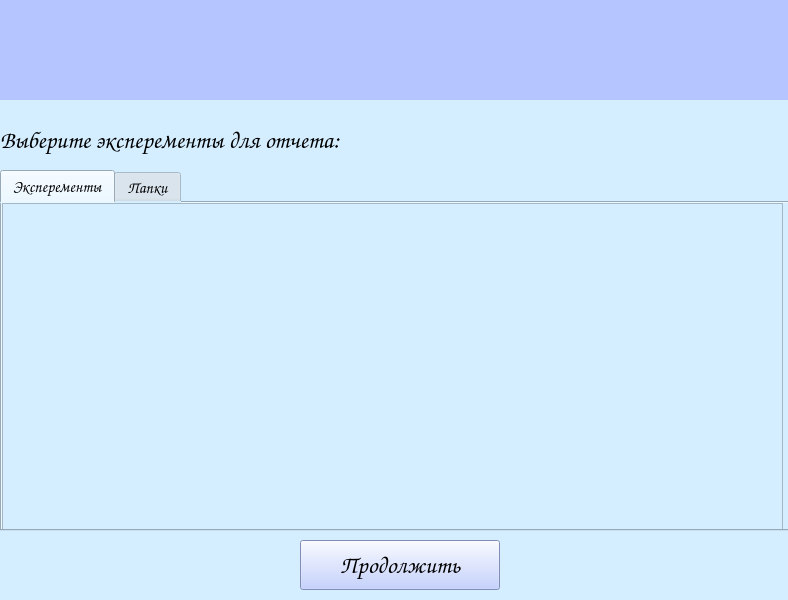
<?xml version="1.0" encoding="UTF-8"?>
<ui version="4.0">
 <class>tableExperimentsAndFoldersWindow</class>
 <widget class="QMainWindow" name="tableExperimentsAndFoldersWindow">
  <property name="windowModality">
   <enum>Qt::NonModal</enum>
  </property>
  <property name="geometry">
   <rect>
    <x>0</x>
    <y>0</y>
    <width>788</width>
    <height>600</height>
   </rect>
  </property>
  <property name="font">
   <font>
    <weight>50</weight>
    <bold>false</bold>
   </font>
  </property>
  <property name="windowTitle">
   <string>Experiment</string>
  </property>
  <property name="styleSheet">
   <string notr="true">background-color: rgb(212, 237, 255);</string>
  </property>
  <widget class="QWidget" name="centralwidget">
   <widget class="QLabel" name="hiLabel">
    <property name="geometry">
     <rect>
      <x>0</x>
      <y>0</y>
      <width>800</width>
      <height>100</height>
     </rect>
    </property>
    <property name="font">
     <font>
      <family>Comic Sans MS</family>
      <pointsize>20</pointsize>
      <weight>75</weight>
      <italic>false</italic>
      <bold>true</bold>
     </font>
    </property>
    <property name="layoutDirection">
     <enum>Qt::LeftToRight</enum>
    </property>
    <property name="autoFillBackground">
     <bool>false</bool>
    </property>
    <property name="styleSheet">
     <string notr="true">background-color: rgb(180, 197, 255);</string>
    </property>
    <property name="text">
     <string/>
    </property>
    <property name="alignment">
     <set>Qt::AlignCenter</set>
    </property>
    <property name="wordWrap">
     <bool>true</bool>
    </property>
   </widget>
   <widget class="QPushButton" name="continueButton">
    <property name="geometry">
     <rect>
      <x>300</x>
      <y>540</y>
      <width>200</width>
      <height>50</height>
     </rect>
    </property>
    <property name="font">
     <font>
      <family>Comic Sans MS</family>
      <pointsize>18</pointsize>
      <weight>75</weight>
      <bold>true</bold>
     </font>
    </property>
    <property name="styleSheet">
     <string notr="true">background-color: rgb(180, 197, 255);</string>
    </property>
    <property name="text">
     <string>Продолжить</string>
    </property>
    <property name="default">
     <bool>false</bool>
    </property>
    <property name="flat">
     <bool>false</bool>
    </property>
   </widget>
   <widget class="QLabel" name="infoLabel">
    <property name="geometry">
     <rect>
      <x>0</x>
      <y>110</y>
      <width>800</width>
      <height>60</height>
     </rect>
    </property>
    <property name="font">
     <font>
      <family>Comic Sans MS</family>
      <pointsize>18</pointsize>
      <weight>50</weight>
      <italic>false</italic>
      <bold>false</bold>
     </font>
    </property>
    <property name="layoutDirection">
     <enum>Qt::LeftToRight</enum>
    </property>
    <property name="autoFillBackground">
     <bool>false</bool>
    </property>
    <property name="styleSheet">
     <string notr="true"/>
    </property>
    <property name="text">
     <string>Выберите эксперементы для отчета:</string>
    </property>
    <property name="alignment">
     <set>Qt::AlignLeading|Qt::AlignLeft|Qt::AlignVCenter</set>
    </property>
    <property name="wordWrap">
     <bool>false</bool>
    </property>
    <property name="margin">
     <number>5</number>
    </property>
   </widget>
   <widget class="QTabWidget" name="tabWidget">
    <property name="geometry">
     <rect>
      <x>0</x>
      <y>170</y>
      <width>791</width>
      <height>361</height>
     </rect>
    </property>
    <property name="font">
     <font>
      <family>Comic Sans MS</family>
      <pointsize>12</pointsize>
     </font>
    </property>
    <property name="layoutDirection">
     <enum>Qt::LeftToRight</enum>
    </property>
    <property name="currentIndex">
     <number>0</number>
    </property>
    <widget class="QWidget" name="tab">
     <property name="font">
      <font>
       <family>Comic Sans MS</family>
       <pointsize>16</pointsize>
      </font>
     </property>
     <attribute name="title">
      <string>Эксперементы</string>
     </attribute>
     <widget class="QTableWidget" name="tableExperimentWidget">
      <property name="geometry">
       <rect>
        <x>0</x>
        <y>0</y>
        <width>781</width>
        <height>331</height>
       </rect>
      </property>
      <property name="font">
       <font>
        <family>Comic Sans MS</family>
        <pointsize>14</pointsize>
       </font>
      </property>
      <property name="editTriggers">
       <set>QAbstractItemView::NoEditTriggers</set>
      </property>
     </widget>
    </widget>
    <widget class="QWidget" name="tab_2">
     <attribute name="title">
      <string>Папки</string>
     </attribute>
     <widget class="QTableWidget" name="tableFolderWidget">
      <property name="geometry">
       <rect>
        <x>0</x>
        <y>0</y>
        <width>781</width>
        <height>331</height>
       </rect>
      </property>
      <property name="font">
       <font>
        <family>Comic Sans MS</family>
        <pointsize>14</pointsize>
       </font>
      </property>
      <property name="editTriggers">
       <set>QAbstractItemView::NoEditTriggers</set>
      </property>
     </widget>
    </widget>
   </widget>
  </widget>
 </widget>
 <resources/>
 <connections/>
</ui>
